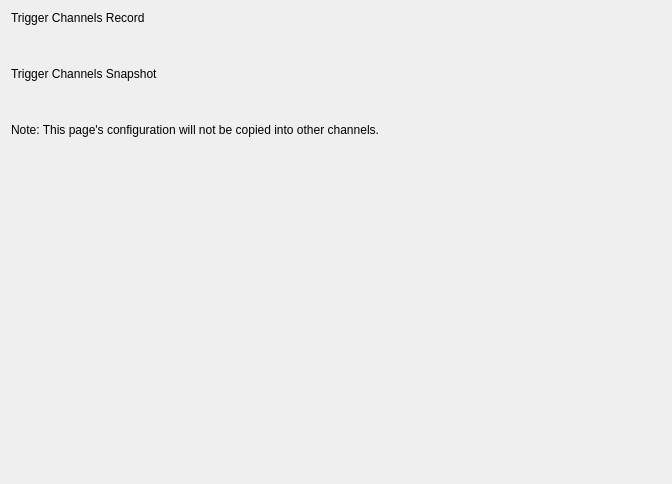
<?xml version="1.0" encoding="UTF-8"?>
<ui version="4.0">
 <class>ActionPageOthers</class>
 <widget class="QWidget" name="ActionPageOthers">
  <property name="geometry">
   <rect>
    <x>0</x>
    <y>0</y>
    <width>672</width>
    <height>484</height>
   </rect>
  </property>
  <property name="windowTitle">
   <string>Form</string>
  </property>
  <layout class="QVBoxLayout" name="verticalLayout">
   <item>
    <widget class="NormalLabel" name="labelTriggerChannelsRecord">
     <property name="text">
      <string>Trigger Channels Record</string>
     </property>
    </widget>
   </item>
   <item>
    <widget class="CheckBoxGroup" name="checkBoxGroupRecord" native="true">
     <property name="minimumSize">
      <size>
       <width>0</width>
       <height>30</height>
      </size>
     </property>
    </widget>
   </item>
   <item>
    <widget class="NormalLabel" name="labelTriggerChannelsSnapshot">
     <property name="text">
      <string>Trigger Channels Snapshot</string>
     </property>
    </widget>
   </item>
   <item>
    <widget class="CheckBoxGroup" name="checkBoxGroupSnapshot" native="true">
     <property name="minimumSize">
      <size>
       <width>0</width>
       <height>30</height>
      </size>
     </property>
    </widget>
   </item>
   <item>
    <widget class="QLabel" name="labelNote">
     <property name="text">
      <string>Note: This page's configuration will not be copied into other channels.</string>
     </property>
     <property name="style" stdset="0">
      <string>blue_text</string>
     </property>
    </widget>
   </item>
   <item>
    <spacer name="verticalSpacer_2">
     <property name="orientation">
      <enum>Qt::Vertical</enum>
     </property>
     <property name="sizeHint" stdset="0">
      <size>
       <width>20</width>
       <height>20</height>
      </size>
     </property>
    </spacer>
   </item>
  </layout>
 </widget>
 <customwidgets>
  <customwidget>
   <class>CheckBoxGroup</class>
   <extends>QWidget</extends>
   <header>checkboxgroup.h</header>
   <container>1</container>
  </customwidget>
  <customwidget>
   <class>NormalLabel</class>
   <extends>QLabel</extends>
   <header>normallabel.h</header>
  </customwidget>
 </customwidgets>
 <resources/>
 <connections/>
</ui>
